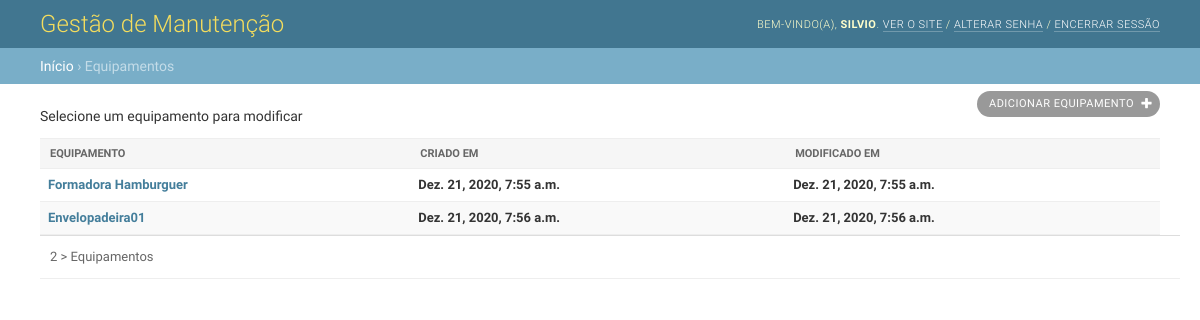
Page /equipamento on the committed database.
### core/models.py (models this page shows, shortened)
class Base(models.Model):
    create = models.DateTimeField(auto_now_add=True)
    update = models.DateTimeField(auto_now=True)

class Equipamentos(Base):
    Nome = models.CharField(max_length=50, help_text='Nome do Equipamento')
    Setor = models.CharField(max_length=50, help_text='Setor do Equipamento')
    Fabricante = models.CharField(max_length=50, help_text='Fabricante do Equipamento')

class Base(models.Model):
    create = models.DateTimeField(auto_now_add=True)
    update = models.DateTimeField(auto_now=True)

### core/views.py (the view)
# urls.py: path('equipamento', equipamentos, name='equipamento'),
def equipamentos(request):
    dados = Equipamentos.objects.all()
    context = {
        'dados': dados,
    }
    return render(request, 'ordem/equipamento.html', context)

### core/templates/ordem/equipamento.html (shortened to what this page needs)
{% extends 'ordem/base.html' %}
{% block breadcrumbs %}
    <a href="#">Início</a>
    &rsaquo; Equipamentos
{% endblock %}
{% block main %}
<div class="main shifted" id="main">
    <div class="content">
      <div id="content" class="flex">
        <p>Selecione um equipamento para modificar</p>
        <div id="content-main">
          <ul class="object-tools">
            <li>
              <a href="{% url 'equipamento_add' %}" class="addlink">
                Adicionar equipamento
              </a>
            </li>
          </ul>
          <div class="module" id="changelist">
            <div class="changelist-form-container">
              <form id="changelist-form" method="post" novalidate>
                <div class="container">
                  <table id="result_list">
                    <thead>
                      <tr>
                        <th scope="col"  class="">
                          <div class="text"><span>Equipamento</span></div>
                        </th>
                        <th scope="col"  class="">
                          <div class="text"><span>Criado em</span></div>
                        </th>
                        <th scope="col"  class="">
                          <div class="text"><span>Modificado em</span></div>
                        </th>
                      </tr>
                    </thead>
                    <tbody>
                      {% for dados in dados %}
                      <tr>
                          <th class="">
                            <a href="{% url 'equipamento_update' dados.id %}">{{ dados.Nome }}</a>
                          </th>
                          <th class="">
                            <a>{{ dados.create }}</a>
                          </th>
                          <th class="">
                            <a>{{ dados.update }}</a>
                          </th>
                      </tr>
                      {% endfor %}
                    </tbody>
                  </table>
                  <p class="paginator">
                    {% if dados.count == 1 %}
                    <span>{{ dados.count }} > Equipamento</span>
                    {% else %}
                      <span>{{ dados.count }} > Equipamentos</span>
                    {% endif %}
                  </p>
                </div>
              </form>
            </div>
          </div>
        </div>
        <br class="clear">
        </div>
        </div>
      </div>
    </div>
{% endblock %}

### core/static/css/base.css (style rules this page uses)
html, body { height: 100%; }
body { margin: 0; padding: 0; font-size: 14px; font-family: "Roboto","Lucida Grande","DejaVu Sans","Bitstream Vera Sans",Verdana,Arial,sans-serif; color: #333; background: #fff; }
a:link, a:visited { color: #447e9b; text-decoration: none; }
p, ol, ul, dl { margin: .2em 0 .8em 0; }
p { padding: 0; line-height: 140%; }
ul > li { list-style-type: square; padding: 1px 0; }
li, dt, dd { font-size: 13px; line-height: 20px; }
form { margin: 0; padding: 0; }
table { border-collapse: collapse; border-color: #ccc; }
td, th { font-size: 13px; line-height: 16px; border-bottom: 1px solid #eee; vertical-align: top; padding: 8px; font-family: "Roboto", "Lucida Grande", Verdana, Arial, sans-serif; }
th { font-weight: 600; text-align: left; }
thead th, tfoot td { color: #666; padding: 5px 10px; font-size: 11px; background: #fff; border: none; border-top: 1px solid #eee; border-bottom: 1px solid #eee; }
tr:nth-child(odd), .row-form-errors { background: #fff; }
tr:nth-child(even), tr:nth-child(even) .errorlist, tr:nth-child(odd) + .row-form-errors, tr:nth-child(odd) + .row-form-errors .errorlist { background: #f9f9f9; }
thead th { padding: 5px 10px; line-height: normal; text-transform: uppercase; background: #f6f6f6; }
table thead th .text span { padding: 8px 10px; display: block; }
.module { border: none; margin-bottom: 30px; background: #fff; }
.module p, .module ul, .module h3, .module h4, .module dl, .module pre { padding-left: 10px; padding-right: 10px; }
.module table { border-collapse: collapse; }
div.breadcrumbs a { color: #fff; }
.addlink { padding-left: 16px; background: url(../img/icon-addlink.svg) 0 1px no-repeat; }
.object-tools { font-size: 10px; font-weight: bold; padding-left: 0; float: right; position: relative; margin-top: -48px; }
.object-tools li { display: block; float: left; margin-left: 5px; height: 16px; }
.object-tools a { border-radius: 15px; }
.object-tools a:link, .object-tools a:visited { display: block; float: left; padding: 3px 12px; background: #999; font-weight: 400; font-size: 11px; text-transform: uppercase; letter-spacing: 0.5px; color: #fff; }
.object-tools a.viewsitelink, .object-tools a.golink,.object-tools a.addlink { background-repeat: no-repeat; background-position: right 7px center; padding-right: 26px; }
.object-tools a.addlink { background-image: url(../img/tooltag-add.svg); }
#container > div { flex-shrink: 0; }
#container > .main { display: flex; flex: 1 0 auto; }
.main > .content { flex: 1 0; max-width: 100%; }
#content { padding: 20px 40px; }
#content-main { float: left; width: 100%; }

### core/static/css/changelists.css (style rules this page uses)
#changelist { display: flex; align-items: flex-start; justify-content: space-between; }
#changelist .changelist-form-container { flex: 1 1 auto; min-width: 0; }
#changelist table { width: 100%; }
#changelist .paginator { color: #666; border-bottom: 1px solid #eee; background: #fff; overflow: hidden; }
#changelist table thead th { padding: 0; white-space: nowrap; vertical-align: middle; }
.paginator { font-size: 13px; padding-top: 10px; padding-bottom: 10px; line-height: 22px; margin: 0; border-top: 1px solid #ddd; width: 100%; }

### rows in the picture
Equipamentos: Nome "Formadora Hamburguer", create "Dez. 21, 2020, 7:55 a.m.", update "Dez. 21, 2020, 7:55 a.m."
Equipamentos: Nome "Envelopadeira01", create "Dez. 21, 2020, 7:56 a.m.", update "Dez. 21, 2020, 7:56 a.m."

### other values in the picture
{{ dados.count }} "2"
